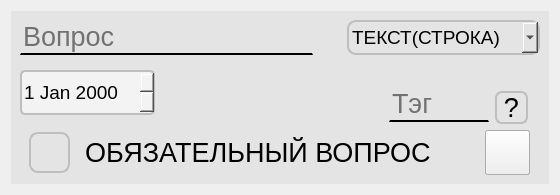
                  <widget class="QWidget" name="page_2">
                   <layout class="QVBoxLayout" name="verticalLayout_14">
                    <item>
                     <layout class="QHBoxLayout" name="horizontalLayout_97">
                      <item>
                       <widget class="QWidget" name="widget" native="true">
                        <property name="maximumSize">
                         <size>
                          <width>900</width>
                          <height>400</height>
                         </size>
                        </property>
                        <property name="styleSheet">
                         <string notr="true">#widget {
background-color: rgb(228, 228, 228)
}</string>
                        </property>
                        <layout class="QVBoxLayout" name="verticalLayout_3">
                         <property name="sizeConstraint">
                          <enum>QLayout::SetDefaultConstraint</enum>
                         </property>
                         <item>
                          <layout class="QHBoxLayout" name="horizontalLayout_7">
                           <item>
                            <layout class="QHBoxLayout" name="horizontalLayout_8">
                             <item>
                              <widget class="QLineEdit" name="Vopros">
                               <property name="maximumSize">
                                <size>
                                 <width>425</width>
                                 <height>60</height>
                                </size>
                               </property>
                               <property name="font">
                                <font>
                                 <pointsize>20</pointsize>
                                </font>
                               </property>
                               <property name="styleSheet">
                                <string notr="true">border-top: 0px solid;
border-bottom: 2px solid;
background-color: rgb(228, 228, 228);</string>
                               </property>
                               <property name="alignment">
                                <set>Qt::AlignBottom|Qt::AlignLeading|Qt::AlignLeft</set>
                               </property>
                               <property name="placeholderText">
                                <string>Вопрос</string>
                               </property>
                              </widget>
                             </item>
                             <item>
                              <layout class="QHBoxLayout" name="horizontalLayout_9">
                               <property name="leftMargin">
                                <number>28</number>
                               </property>
                               <item>
                                <widget class="QComboBox" name="comboBox">
                                 <property name="maximumSize">
                                  <size>
                                   <width>220</width>
                                   <height>80</height>
                                  </size>
                                 </property>
                                 <property name="font">
                                  <font>
                                   <pointsize>14</pointsize>
                                  </font>
                                 </property>
                                 <property name="styleSheet">
                                  <string notr="true">#comboBox {
border: 2px solid;
border-radius: 9px;
border-color:rgb(190, 190, 190) ;
background-color: rgb(228, 228, 228);
}
#comboBox:hover {
background-color: rgb(219, 219, 219);
}
#comboBox:pressed { 
background-color:rgb(219, 219, 219);
}
</string>
                                 </property>
                                 <item>
                                  <property name="text">
                                   <string>ТЕКСТ(СТРОКА)</string>
                                  </property>
                                 </item>
                                 <item>
                                  <property name="text">
                                   <string>ТЕКСТ(АБЗАЦ)</string>
                                  </property>
                                 </item>
                                 <item>
                                  <property name="text">
                                   <string>ОДИН ИЗ СПИСКА</string>
                                  </property>
                                 </item>
                                 <item>
                                  <property name="text">
                                   <string>МН. ИЗ СПИСКА</string>
                                  </property>
                                 </item>
                                 <item>
                                  <property name="text">
                                   <string>РАСКР. СПИСОК</string>
                                  </property>
                                 </item>
                                 <item>
                                  <property name="text">
                                   <string>ШКАЛА</string>
                                  </property>
                                 </item>
                                 <item>
                                  <property name="text">
                                   <string>ДАТА</string>
                                  </property>
                                 </item>
                                 <item>
                                  <property name="text">
                                   <string>ВРЕМЯ</string>
                                  </property>
                                 </item>
                                </widget>
                               </item>
                              </layout>
                             </item>
                            </layout>
                           </item>
                          </layout>
                         </item>
                         <item>
                          <layout class="QHBoxLayout" name="horizontalLayout_10">
                           <item>
                            <layout class="QHBoxLayout" name="horizontalLayout_12"/>
                           </item>
                           <item>
                            <layout class="QHBoxLayout" name="horizontalLayout_24">
                             <property name="rightMargin">
                              <number>228</number>
                             </property>
                             <item>
                              <widget class="QDateEdit" name="dateEdit">
                               <property name="maximumSize">
                                <size>
                                 <width>160</width>
                                 <height>45</height>
                                </size>
                               </property>
                               <property name="font">
                                <font>
                                 <pointsize>14</pointsize>
                                </font>
                               </property>
                               <property name="styleSheet">
                                <string notr="true">#dateEdit {
border: 2px solid;
border-radius: 5px;
border-color:rgb(190, 190, 190) ;
background-color:rgb(243, 243, 243);
}
#dateEdit:hover {
background-color: rgb(243, 243, 243);
}
#dateEdit:pressed { 
background-color:rgb(243, 243, 243);
}

</string>
                               </property>
                              </widget>
                             </item>
                            </layout>
                           </item>
                           <item>
                            <layout class="QHBoxLayout" name="horizontalLayout_11">
                             <item>
                              <widget class="QLineEdit" name="Tag">
                               <property name="maximumSize">
                                <size>
                                 <width>100</width>
                                 <height>60</height>
                                </size>
                               </property>
                               <property name="font">
                                <font>
                                 <pointsize>20</pointsize>
                                </font>
                               </property>
                               <property name="styleSheet">
                                <string notr="true">border-top: 0px solid;
border-bottom: 2px solid;
background-color: rgb(228, 228, 228);</string>
                               </property>
                               <property name="alignment">
                                <set>Qt::AlignBottom|Qt::AlignLeading|Qt::AlignLeft</set>
                               </property>
                               <property name="placeholderText">
                                <string>Тэг</string>
                               </property>
                              </widget>
                             </item>
                             <item>
                              <layout class="QVBoxLayout" name="verticalLayout_13">
                               <item>
                                <spacer name="verticalSpacer">
                                 <property name="orientation">
                                  <enum>Qt::Vertical</enum>
                                 </property>
                                 <property name="sizeType">
                                  <enum>QSizePolicy::Fixed</enum>
                                 </property>
                                 <property name="sizeHint" stdset="0">
                                  <size>
                                   <width>45</width>
                                   <height>30</height>
                                  </size>
                                 </property>
                                </spacer>
                               </item>
                               <item>
                                <widget class="QPushButton" name="Button_Question">
                                 <property name="maximumSize">
                                  <size>
                                   <width>33</width>
                                   <height>33</height>
                                  </size>
                                 </property>
                                 <property name="font">
                                  <font>
                                   <pointsize>20</pointsize>
                                  </font>
                                 </property>
                                 <property name="styleSheet">
                                  <string notr="true">#Button_Question {
border: 2px solid;
border-radius: 7px;
border-color:rgb(190, 190, 190);
background-color: rgb(228, 228, 228);
}
#Button_Question:hover {
background-color:rgb(219, 219, 219);
}
#Button_Question:pressed { 
background-color:rgb(204, 204, 204);
}</string>
                                 </property>
                                 <property name="text">
                                  <string>?</string>
                                 </property>
                                </widget>
                               </item>
                              </layout>
                             </item>
                            </layout>
                           </item>
                          </layout>
                         </item>
                         <item>
                          <layout class="QHBoxLayout" name="horizontalLayout_13">
                           <item>
                            <widget class="QPushButton" name="Button_Copy">
                             <property name="maximumSize">
                              <size>
                               <width>41</width>
                               <height>41</height>
                              </size>
                             </property>
                             <property name="styleSheet">
                              <string notr="true">#Button_Copy {
border: 2px solid;
border-radius: 9px;
border-color:rgb(190, 190, 190);
background-color: rgb(228, 228, 228);
}
#Button_Copy:hover {
background-color:rgb(219, 219, 219);
}
#Button_Copy:pressed { 
background-color:rgb(204, 204, 204);
}
</string>
                             </property>
                             <property name="text">
                              <string/>
                             </property>
                             <property name="icon">
                              <iconset>
                               <normaloff>../../../../../1621635.png</normaloff>../../../../../1621635.png</iconset>
                             </property>
                            </widget>
                           </item>
                           <item>
                            <layout class="QHBoxLayout" name="horizontalLayout_26">
                             <property name="spacing">
                              <number>0</number>
                             </property>
                             <item>
                              <widget class="QLabel" name="Obyazatelny_vopros">
                               <property name="maximumSize">
                                <size>
                                 <width>400</width>
                                 <height>34</height>
                                </size>
                               </property>
                               <property name="font">
                                <font>
                                 <pointsize>20</pointsize>
                                </font>
                               </property>
                               <property name="text">
                                <string>ОБЯЗАТЕЛЬНЫЙ ВОПРОС</string>
                               </property>
                              </widget>
                             </item>
                             <item>
                              <widget class="QWidget" name="widget_2" native="true">
                               <property name="minimumSize">
                                <size>
                                 <width>45</width>
                                 <height>45</height>
                                </size>
                               </property>
                               <property name="maximumSize">
                                <size>
                                 <width>45</width>
                                 <height>45</height>
                                </size>
                               </property>
                               <widget class="QPushButton" name="pushButton_2">
                                <property name="geometry">
                                 <rect>
                                  <x>0</x>
                                  <y>0</y>
                                  <width>45</width>
                                  <height>45</height>
                                 </rect>
                                </property>
                                <property name="maximumSize">
                                 <size>
                                  <width>45</width>
                                  <height>45</height>
                                 </size>
                                </property>
                                <property name="text">
                                 <string/>
                                </property>
                               </widget>
                               <widget class="QPushButton" name="pushButton_3">
                                <property name="geometry">
                                 <rect>
                                  <x>0</x>
                                  <y>0</y>
                                  <width>45</width>
                                  <height>45</height>
                                 </rect>
                                </property>
                                <property name="maximumSize">
                                 <size>
                                  <width>45</width>
                                  <height>45</height>
                                 </size>
                                </property>
                                <property name="text">
                                 <string/>
                                </property>
                                <property name="icon">
                                 <iconset>
                                  <normaloff>../../../../../png-clipart-check-mark-computer-icons-symbol-miscellaneous-angle.png</normaloff>../../../../../png-clipart-check-mark-computer-icons-symbol-miscellaneous-angle.png</iconset>
                                </property>
                               </widget>
                              </widget>
                             </item>
                            </layout>
                           </item>
                          </layout>
                         </item>
                        </layout>
                       </widget>
                      </item>
                     </layout>
                    </item>
                   </layout>
                  </widget>
